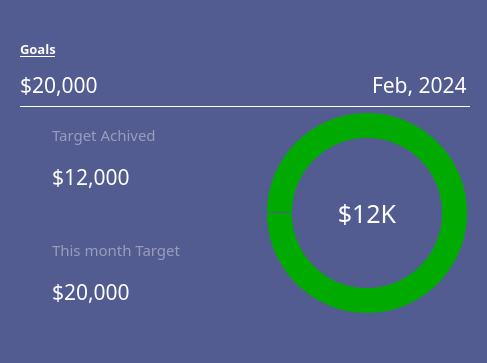
           <widget class="QWidget" name="goal_widget" native="true">
            <property name="minimumSize">
             <size>
              <width>487</width>
              <height>363</height>
             </size>
            </property>
            <property name="maximumSize">
             <size>
              <width>487</width>
              <height>363</height>
             </size>
            </property>
            <property name="styleSheet">
             <string notr="true">background-color: #535C91;
border-radius: 35px;</string>
            </property>
            <layout class="QGridLayout" name="gridLayout_17">
             <property name="leftMargin">
              <number>20</number>
             </property>
             <property name="topMargin">
              <number>34</number>
             </property>
             <property name="rightMargin">
              <number>20</number>
             </property>
             <property name="bottomMargin">
              <number>50</number>
             </property>
             <item row="1" column="0" colspan="2">
              <layout class="QHBoxLayout" name="horizontalLayout_20">
               <item>
                <widget class="QLabel" name="goal_top_target_value_label">
                 <property name="font">
                  <font>
                   <family>Poppins</family>
                   <pointsize>16</pointsize>
                  </font>
                 </property>
                 <property name="styleSheet">
                  <string notr="true">color:white;</string>
                 </property>
                 <property name="text">
                  <string>$20,000</string>
                 </property>
                </widget>
               </item>
               <item>
                <widget class="QPushButton" name="pushButton_27">
                 <property name="text">
                  <string/>
                 </property>
                 <property name="icon">
                  <iconset resource="dashboard.qrc">
                   <normaloff>:/img/img/edit-3.svg</normaloff>:/img/img/edit-3.svg</iconset>
                 </property>
                 <property name="iconSize">
                  <size>
                   <width>25</width>
                   <height>25</height>
                  </size>
                 </property>
                </widget>
               </item>
               <item>
                <spacer name="horizontalSpacer_19">
                 <property name="orientation">
                  <enum>Qt::Horizontal</enum>
                 </property>
                 <property name="sizeHint" stdset="0">
                  <size>
                   <width>168</width>
                   <height>20</height>
                  </size>
                 </property>
                </spacer>
               </item>
               <item>
                <widget class="QLabel" name="goal_target_date_label">
                 <property name="font">
                  <font>
                   <family>Poppins</family>
                   <pointsize>16</pointsize>
                  </font>
                 </property>
                 <property name="styleSheet">
                  <string notr="true">color: white;</string>
                 </property>
                 <property name="text">
                  <string>Feb, 2024</string>
                 </property>
                </widget>
               </item>
              </layout>
             </item>
             <item row="2" column="0" colspan="2">
              <widget class="QWidget" name="goals_white_line" native="true">
               <property name="minimumSize">
                <size>
                 <width>450</width>
                 <height>1</height>
                </size>
               </property>
               <property name="maximumSize">
                <size>
                 <width>450</width>
                 <height>1</height>
                </size>
               </property>
               <property name="styleSheet">
                <string notr="true">background-color: white;</string>
               </property>
              </widget>
             </item>
             <item row="3" column="0">
              <layout class="QGridLayout" name="gridLayout_16">
               <property name="horizontalSpacing">
                <number>0</number>
               </property>
               <property name="verticalSpacing">
                <number>30</number>
               </property>
               <item row="1" column="0" colspan="2">
                <layout class="QHBoxLayout" name="horizontalLayout_31">
                 <item>
                  <widget class="QPushButton" name="goal_this_month_target_icon_button">
                   <property name="styleSheet">
                    <string notr="true">background-color:transparent;</string>
                   </property>
                   <property name="text">
                    <string/>
                   </property>
                   <property name="icon">
                    <iconset resource="dashboard.qrc">
                     <normaloff>:/img/img/target.svg</normaloff>:/img/img/target.svg</iconset>
                   </property>
                   <property name="iconSize">
                    <size>
                     <width>35</width>
                     <height>35</height>
                    </size>
                   </property>
                  </widget>
                 </item>
                 <item>
                  <layout class="QVBoxLayout" name="verticalLayout_25">
                   <property name="spacing">
                    <number>0</number>
                   </property>
                   <item>
                    <widget class="QLabel" name="goal_this_month_target_label">
                     <property name="font">
                      <font>
                       <family>Poppins</family>
                       <pointsize>11</pointsize>
                      </font>
                     </property>
                     <property name="styleSheet">
                      <string notr="true">color: rgba(255,255,255,0.4);</string>
                     </property>
                     <property name="text">
                      <string>This month Target</string>
                     </property>
                    </widget>
                   </item>
                   <item>
                    <widget class="QLabel" name="goal_this_month_target_value_label">
                     <property name="font">
                      <font>
                       <family>Poppins</family>
                       <pointsize>16</pointsize>
                      </font>
                     </property>
                     <property name="styleSheet">
                      <string notr="true">color:white;</string>
                     </property>
                     <property name="text">
                      <string>$20,000</string>
                     </property>
                    </widget>
                   </item>
                  </layout>
                 </item>
                </layout>
               </item>
               <item row="1" column="2">
                <spacer name="horizontalSpacer_39">
                 <property name="orientation">
                  <enum>Qt::Horizontal</enum>
                 </property>
                 <property name="sizeHint" stdset="0">
                  <size>
                   <width>13</width>
                   <height>20</height>
                  </size>
                 </property>
                </spacer>
               </item>
               <item row="0" column="0">
                <layout class="QHBoxLayout" name="horizontalLayout_21">
                 <item>
                  <widget class="QPushButton" name="goal_target_achived_icon_button">
                   <property name="styleSheet">
                    <string notr="true">background-color:transparent;</string>
                   </property>
                   <property name="text">
                    <string/>
                   </property>
                   <property name="icon">
                    <iconset resource="dashboard.qrc">
                     <normaloff>:/img/img/award.svg</normaloff>:/img/img/award.svg</iconset>
                   </property>
                   <property name="iconSize">
                    <size>
                     <width>35</width>
                     <height>35</height>
                    </size>
                   </property>
                  </widget>
                 </item>
                 <item>
                  <layout class="QVBoxLayout" name="verticalLayout_19">
                   <property name="spacing">
                    <number>0</number>
                   </property>
                   <item>
                    <widget class="QLabel" name="goal_target_achived_label">
                     <property name="font">
                      <font>
                       <family>Poppins</family>
                       <pointsize>11</pointsize>
                      </font>
                     </property>
                     <property name="styleSheet">
                      <string notr="true">color: rgba(255,255,255,0.4);</string>
                     </property>
                     <property name="text">
                      <string>Target Achived</string>
                     </property>
                    </widget>
                   </item>
                   <item>
                    <widget class="QLabel" name="goal_target_achived_value_label">
                     <property name="font">
                      <font>
                       <family>Poppins</family>
                       <pointsize>16</pointsize>
                      </font>
                     </property>
                     <property name="styleSheet">
                      <string notr="true">color:white;</string>
                     </property>
                     <property name="text">
                      <string>$12,000</string>
                     </property>
                    </widget>
                   </item>
                  </layout>
                 </item>
                </layout>
               </item>
               <item row="0" column="1" colspan="2">
                <spacer name="horizontalSpacer_20">
                 <property name="orientation">
                  <enum>Qt::Horizontal</enum>
                 </property>
                 <property name="sizeHint" stdset="0">
                  <size>
                   <width>40</width>
                   <height>20</height>
                  </size>
                 </property>
                </spacer>
               </item>
              </layout>
             </item>
             <item row="3" column="1">
              <widget class="QWidget" name="golas_graph_big_circle_widget" native="true">
               <property name="minimumSize">
                <size>
                 <width>200</width>
                 <height>200</height>
                </size>
               </property>
               <property name="maximumSize">
                <size>
                 <width>200</width>
                 <height>200</height>
                </size>
               </property>
               <property name="styleSheet">
                <string notr="true">QWidget{
	background-color: qconicalgradient(cx:0.5, cy:0.5, angle:180, stop:0.999 rgba(255, 0, 0, 0), stop:0.998 rgba(0, 170, 0, 255));
	border-radius: 100px;
}
QWidget::setFixedSize{
	width:200px;
	height:200px;
}</string>
               </property>
               <layout class="QGridLayout" name="gridLayout_5">
                <property name="leftMargin">
                 <number>25</number>
                </property>
                <property name="topMargin">
                 <number>25</number>
                </property>
                <property name="rightMargin">
                 <number>25</number>
                </property>
                <property name="bottomMargin">
                 <number>25</number>
                </property>
                <property name="verticalSpacing">
                 <number>20</number>
                </property>
                <item row="0" column="0">
                 <widget class="QWidget" name="goal_graph_widget" native="true">
                  <property name="styleSheet">
                   <string notr="true">border-radius:75px;
background-color:#535C91;</string>
                  </property>
                  <layout class="QGridLayout" name="gridLayout_4">
                   <property name="leftMargin">
                    <number>0</number>
                   </property>
                   <property name="topMargin">
                    <number>0</number>
                   </property>
                   <property name="rightMargin">
                    <number>0</number>
                   </property>
                   <property name="bottomMargin">
                    <number>0</number>
                   </property>
                   <property name="horizontalSpacing">
                    <number>0</number>
                   </property>
                   <item row="0" column="0">
                    <widget class="QLabel" name="goal_graph_label">
                     <property name="minimumSize">
                      <size>
                       <width>150</width>
                       <height>150</height>
                      </size>
                     </property>
                     <property name="maximumSize">
                      <size>
                       <width>150</width>
                       <height>150</height>
                      </size>
                     </property>
                     <property name="font">
                      <font>
                       <family>Poppins</family>
                       <pointsize>19</pointsize>
                      </font>
                     </property>
                     <property name="styleSheet">
                      <string notr="true">color: white;
width: 150px;
height: 150px;</string>
                     </property>
                     <property name="text">
                      <string>$12K</string>
                     </property>
                     <property name="alignment">
                      <set>Qt::AlignCenter</set>
                     </property>
                    </widget>
                   </item>
                  </layout>
                 </widget>
                </item>
               </layout>
              </widget>
             </item>
             <item row="0" column="0" colspan="2">
              <widget class="QLabel" name="goal_topic_label">
               <property name="font">
                <font>
                 <family>Poppins</family>
                 <pointsize>10</pointsize>
                 <weight>75</weight>
                 <bold>true</bold>
                 <underline>true</underline>
                </font>
               </property>
               <property name="styleSheet">
                <string notr="true">color:white;</string>
               </property>
               <property name="text">
                <string>Goals</string>
               </property>
              </widget>
             </item>
            </layout>
           </widget>
